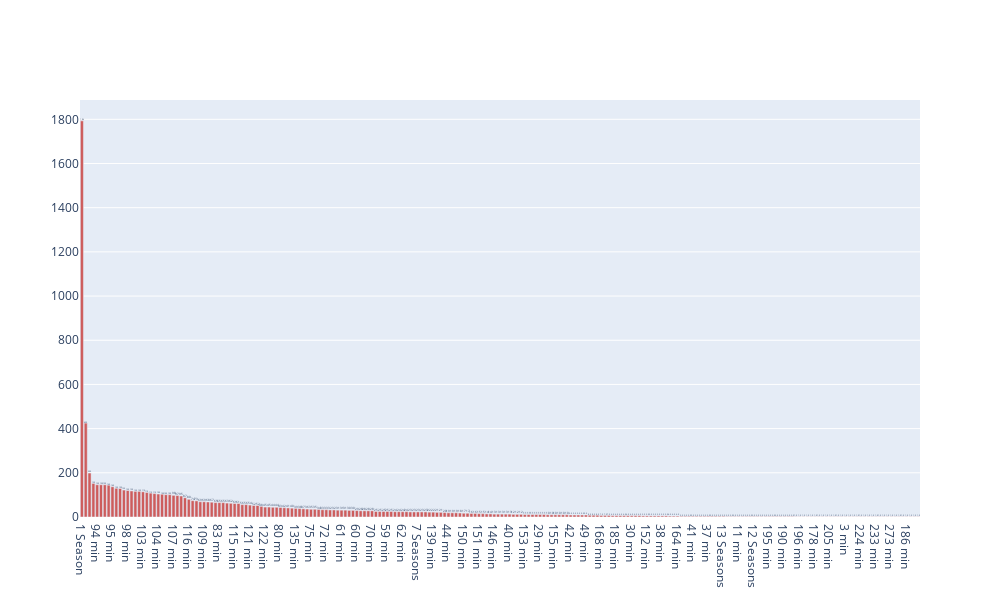

Here is the notebook cell this chart was saved with:
### Code cell
from plotly import graph_objects as go

fig = go.Figure([
        go.Bar(x=netflix['duration'].value_counts().index, 
               y=netflix['duration'].value_counts().values, 
               text=netflix['duration'].value_counts().values, 
               marker_color='indianred')
])

fig.update_traces(texttemplate='%{text:.2s}', textposition='outside')
fig.update_layout(width=1000, height=600)

### Figure 1 — Plotly figure (JSON) as saved in the notebook; plotly's stock layout.template omitted (floating-point values rounded to 4 significant figures; data arrays with more than 128 entries replaced by an {"elided": "..."} marker saying what was removed)
{"data": [{"marker": {"color": "indianred"}, "text": {"elided": "220 int values"}, "textposition": "outside", "texttemplate": "%{text:.2s}", "type": "bar", "x": {"elided": "220 str values"}, "y": {"elided": "220 int values"}}], "layout": {"dragmode": "zoom", "height": 600, "width": 1000, "xaxis": {"autorange": true, "range": [-0.5, 219.5], "type": "category"}, "yaxis": {"autorange": true, "range": [0, 1887.0], "type": "linear"}}}
